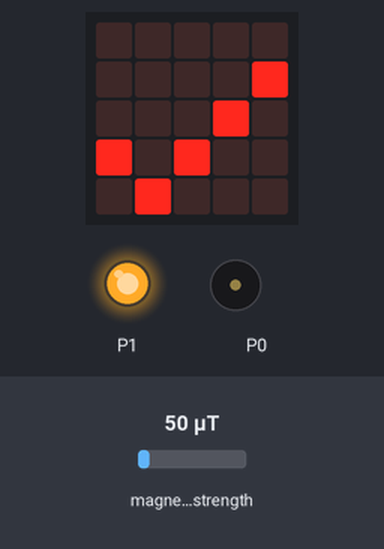
This program was run on a simulated BBC micro:bit (MakeCode). Shown: the board's 5×5 LED display, output pins drawn as LEDs (lit = HIGH), buzzer (waves = sounding). The test bench sets the inputs (shaded band); at power-on: magnetic field strength 50 µT. Pins used as bus, display or sensor lines are not drawn.

Above: at 1.2 s.
1.3 s: magnetic field strength set to 143 µT
3.0 s: magnetic field strength set to 155 µT
At 3.5 s:
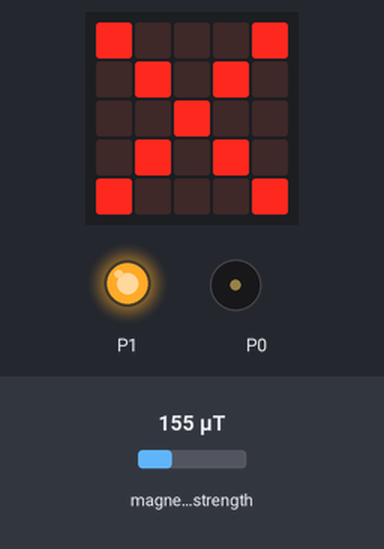
6.2 s: magnetic field strength set to 10 µT
At 7.6 s:
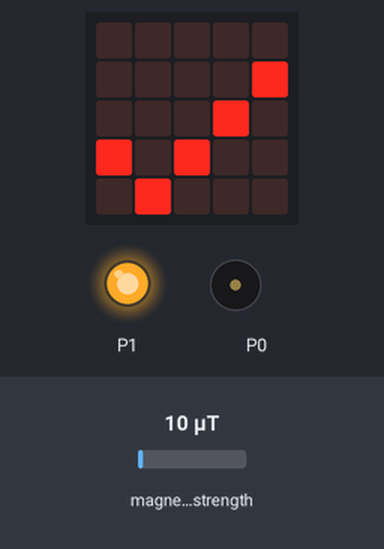
7.9 s: magnetic field strength set to 250 µT
At 9.9 s:
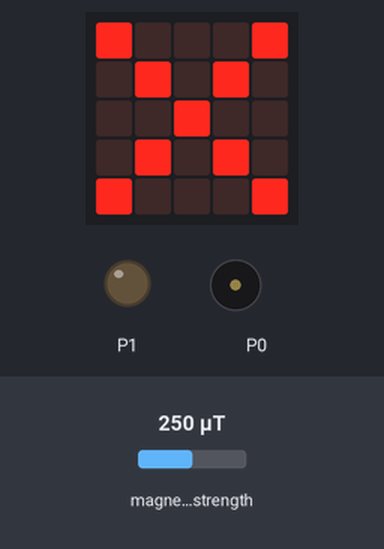
Timing chart, 0 to 12.1 s (numbered marks = the images above; inputs shaded):
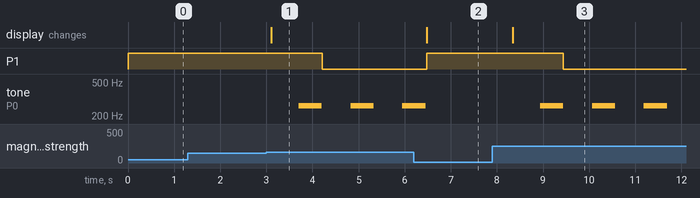

The program:

main.ts
```typescript
let Baseline = input.magneticForce(Dimension.Strength)
basic.forever(function () {
    if (Math.abs(input.magneticForce(Dimension.Strength) - Baseline) > 100) {
        basic.showIcon(IconNames.No)
        pins.digitalWritePin(DigitalPin.P0, 1)
        music.playTone(262, music.beat(BeatFraction.Whole))
        pins.digitalWritePin(DigitalPin.P1, 0)
    } else {
        basic.clearScreen()
        pins.digitalWritePin(DigitalPin.P1, 1)
        basic.showIcon(IconNames.Yes)
        pins.digitalWritePin(DigitalPin.P0, 0)
    }
})
```

test.ts
```typescript
// les tests vont ici ; cela ne sera pas compilé si ce paquet est utilisé en tant qu'extension.
```

Measured:
- the behaviour switches between 150 and 151 µT on magnetic field strength (found by bisection; images 0 and 1)
- after the input at 1.3 s, every drawn part: stays the same
- after the input at 3.0 s, P1: HIGH → LOW after 1.2 s; tone on P0: alternates 262 Hz for 0.50 s and silent for 0.63 s, starting after 0.70 s; the display: changes after 0.10 s (image 1)
- after the input at 6.2 s, P1: LOW → HIGH after 0.28 s; tone on P0: goes on until 6.5 s, then stays silent; the display: changes after 0.28 s (image 2)
- after the input at 7.9 s, P1: HIGH → LOW after 1.5 s; tone on P0: alternates 262 Hz for 0.50 s and silent for 0.63 s, starting after 1.0 s; the display: changes after 0.44 s (image 3)
